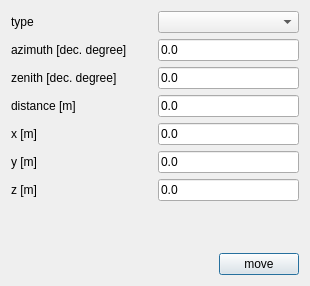
<?xml version="1.0" encoding="UTF-8"?>
<ui version="4.0">
 <class>MoveSensorDialog</class>
 <widget class="QDialog" name="MoveSensorDialog">
  <property name="geometry">
   <rect>
    <x>0</x>
    <y>0</y>
    <width>310</width>
    <height>286</height>
   </rect>
  </property>
  <property name="windowTitle">
   <string>Dialog</string>
  </property>
  <property name="sizeGripEnabled">
   <bool>false</bool>
  </property>
  <layout class="QGridLayout" name="gridLayout">
   <item row="0" column="0">
    <layout class="QVBoxLayout" name="verticalLayout">
     <item>
      <layout class="QHBoxLayout" name="horizontalLayout" stretch="1,1">
       <item>
        <widget class="QLabel" name="label_type">
         <property name="text">
          <string>type</string>
         </property>
        </widget>
       </item>
       <item>
        <widget class="QComboBox" name="comboBox_typeOfReading"/>
       </item>
      </layout>
     </item>
     <item>
      <layout class="QHBoxLayout" name="horizontalLayout_2" stretch="1,1">
       <property name="spacing">
        <number>6</number>
       </property>
       <property name="sizeConstraint">
        <enum>QLayout::SetDefaultConstraint</enum>
       </property>
       <item>
        <widget class="QLabel" name="label_azimuth">
         <property name="text">
          <string>azimuth [dec. degree]</string>
         </property>
        </widget>
       </item>
       <item>
        <widget class="QLineEdit" name="lineEdit_azimuth">
         <property name="enabled">
          <bool>true</bool>
         </property>
         <property name="text">
          <string>0.0</string>
         </property>
        </widget>
       </item>
      </layout>
     </item>
     <item>
      <layout class="QHBoxLayout" name="horizontalLayout_3" stretch="1,1">
       <item>
        <widget class="QLabel" name="label_zenith">
         <property name="text">
          <string>zenith [dec. degree]</string>
         </property>
        </widget>
       </item>
       <item>
        <widget class="QLineEdit" name="lineEdit_zenith">
         <property name="enabled">
          <bool>true</bool>
         </property>
         <property name="text">
          <string>0.0</string>
         </property>
        </widget>
       </item>
      </layout>
     </item>
     <item>
      <layout class="QHBoxLayout" name="horizontalLayout_4" stretch="1,1">
       <item>
        <widget class="QLabel" name="label_distance">
         <property name="text">
          <string>distance [m]</string>
         </property>
        </widget>
       </item>
       <item>
        <widget class="QLineEdit" name="lineEdit_distance">
         <property name="enabled">
          <bool>true</bool>
         </property>
         <property name="text">
          <string>0.0</string>
         </property>
        </widget>
       </item>
      </layout>
     </item>
     <item>
      <layout class="QHBoxLayout" name="horizontalLayout_5" stretch="1,1">
       <item>
        <widget class="QLabel" name="label_x">
         <property name="text">
          <string>x [m]</string>
         </property>
        </widget>
       </item>
       <item>
        <widget class="QLineEdit" name="lineEdit_x">
         <property name="enabled">
          <bool>true</bool>
         </property>
         <property name="text">
          <string>0.0</string>
         </property>
        </widget>
       </item>
      </layout>
     </item>
     <item>
      <layout class="QHBoxLayout" name="horizontalLayout_6" stretch="1,1">
       <item>
        <widget class="QLabel" name="label_y">
         <property name="text">
          <string>y [m]</string>
         </property>
        </widget>
       </item>
       <item>
        <widget class="QLineEdit" name="lineEdit_y">
         <property name="enabled">
          <bool>true</bool>
         </property>
         <property name="text">
          <string>0.0</string>
         </property>
        </widget>
       </item>
      </layout>
     </item>
     <item>
      <layout class="QHBoxLayout" name="horizontalLayout_7" stretch="1,1">
       <item>
        <widget class="QLabel" name="label_z">
         <property name="text">
          <string>z [m]</string>
         </property>
        </widget>
       </item>
       <item>
        <widget class="QLineEdit" name="lineEdit_z">
         <property name="enabled">
          <bool>true</bool>
         </property>
         <property name="text">
          <string>0.0</string>
         </property>
        </widget>
       </item>
      </layout>
     </item>
     <item>
      <spacer name="verticalSpacer">
       <property name="orientation">
        <enum>Qt::Vertical</enum>
       </property>
       <property name="sizeHint" stdset="0">
        <size>
         <width>20</width>
         <height>40</height>
        </size>
       </property>
      </spacer>
     </item>
     <item>
      <layout class="QHBoxLayout" name="horizontalLayout_8" stretch="0,1">
       <item>
        <spacer name="horizontalSpacer">
         <property name="orientation">
          <enum>Qt::Horizontal</enum>
         </property>
         <property name="sizeHint" stdset="0">
          <size>
           <width>40</width>
           <height>20</height>
          </size>
         </property>
        </spacer>
       </item>
       <item>
        <widget class="QPushButton" name="pushButton_move">
         <property name="sizePolicy">
          <sizepolicy hsizetype="Fixed" vsizetype="Fixed">
           <horstretch>0</horstretch>
           <verstretch>0</verstretch>
          </sizepolicy>
         </property>
         <property name="text">
          <string>move</string>
         </property>
        </widget>
       </item>
      </layout>
     </item>
    </layout>
   </item>
  </layout>
 </widget>
 <resources/>
 <connections/>
</ui>
